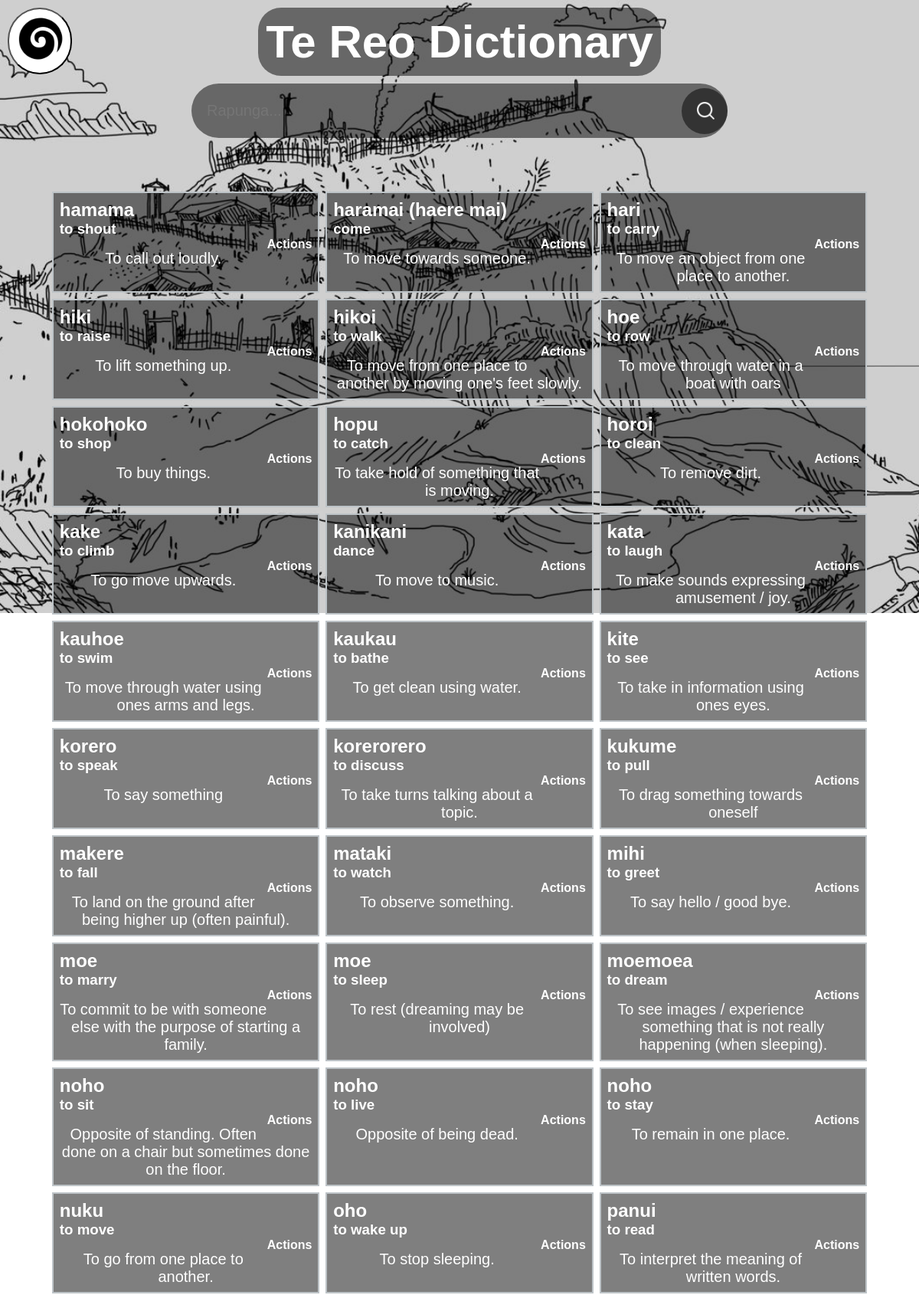
Page /full (upper part) on the committed database.
### tables this page shows
CREATE TABLE "FullDictionary"
(
    id         integer not null
        constraint FullDictionary_pk
            primary key autoincrement,
    Maori      varchar(25),
    English    varchar(30),
    Category   varchar(50),
    Definition varchar(150),
    YearLevel  int(2)
, cat_id integer);

### app.py (the view)
@app.route('/full')
def render_fulldictionary():
    con = create_connection(DATABASE)
    query = "SELECT Maori, English, Category, Definition, YearLevel FROM FullDictionary"
    cur = con.cursor()
    cur.execute(query)
    dictionary = cur.fetchall()
    con.close()
    print(dictionary)
    return render_template('full.html', fulldictionary=dictionary)

### app.py (called while the page is built)
def create_connection(db_file):
    try:
        connection = sqlite3.connect(db_file)
        return(connection)
    except Error as e:
        print(e)
    return None

### templates/full.html
{% extends 'base.html' %}
{% block search %}
        <form method="POST" action="/search" class="search-bar-nonhome">
            <input type="text" placeholder="Rapunga..." name="search" id="search">
        <button type="submit"><img src="/static/images/search.png"></button>
    </form>
{% endblock %}
{% block main %}
    <div class="dictionary">
        {% for words in fulldictionary %}
            <div class="word-box">
                <div class="word-box-word">
                    <h2>{{ words[0] }}</h2>
                    <h3>{{ words[1] }}</h3>
                    <h4 style="float:right">{{ words[2] }}</h4>
                </div>
                <div class="word-box-definition">
                    <p>{{ words[3] }}</p>
                </div>
            </div>
        {% endfor %}
    </div>
{% endblock  %}

### templates/base.html (shortened to what this page needs)
<!DOCTYPE html>
<html lang="en">
<head>
    <link href="{{ url_for('static', filename='style.css') }}" rel="stylesheet">
</head>
<body>
<div class ="headingbanner">
        <h1 style="padding: 10px">Te Reo Dictionary</h1>
        <button onclick="openNav()" class="NavButton"><img src="/static/images/logo.png" style="width: 80px; height: 80px;"></button>
</div>
<div class="headingbanner">
    {% block search %}
    {% endblock %}
</div>
<div class="container">
    {% block main %}
    {% endblock %}
</div>
</body>
</html>

### static/style.css (style rules this page uses)
* { font-family: 'Helvetica', 'Arial', sans-serif; padding: 0; margin: 0; }
p { font-family: 'Helvetica', 'Arial', sans-serif; font-size: 20px; font-weight: normal; text-align: center; }
.headingbanner { display: flex; font-weight: bold; font-family: 'Helvetica', 'Arial', sans-serif;; background-color: transparent; position: relative; justify-content: center; margin: 10px; }
body { background-image: url("/static/images/background.jpg"); background-repeat: no-repeat; background-size: cover; background-position: center; }
h1 { font-size: 60px; padding: 10px; background-color: rgba(0,0,0,.5); border-radius: 30px; align-items: center; text-align: center; color: white; }
.NavButton { position: absolute; left: 0; border-radius: 50px; background-color: white; }
.container { width: 90%; min-height: 63vh; padding: 5%; background: transparent; display: flex; align-items: center; justify-content: center; }
.dictionary { display: flex; flex-wrap: wrap; justify-content: space-evenly; }
.word-box { width: 32%; border: 2px solid rgba(189, 195, 199, 1.0); color: white; margin-bottom: 0.5rem; background-color: rgba(0,0,0,.5); }
.word-box-word { padding: 0.5rem; }
.word-box-definition { padding: 0.5rem; }
.search-bar-nonhome { width: 100%; max-width: 700px; background-color: rgba(0,0,0,.5); display: flex; align-items: center; border-radius:60px; color: white; }
.search-bar-nonhome input { background: transparent; flex: 1; border: 0; outline: none; padding: 24px 20px; font-size: 20px; color: white; }
.search-bar-nonhome button img { width: 25px; }
.search-bar-nonhome button { border:0; border-radius: 50%; width:60px; height:60px; background-color: rgba(0,0,0,.5);; }

### rows in the picture
FullDictionary: Maori "hamama", English "to shout", Category "Actions", Definition "To call out loudly."
FullDictionary: Maori "haramai (haere mai)", English "come", Category "Actions", Definition "To move towards someone."
FullDictionary: Maori "hari", English "to carry", Category "Actions", Definition "To move an object from one place to another."
FullDictionary: Maori "hiki", English "to raise", Category "Actions", Definition "To lift something up."
FullDictionary: Maori "hikoi", English "to walk", Category "Actions", Definition "To move from one place to another by moving one's feet slowly."
FullDictionary: Maori "hoe", English "to row", Category "Actions", Definition "To move through water in a boat with oars"
FullDictionary: Maori "hokohoko", English "to shop", Category "Actions", Definition "To buy things."
FullDictionary: Maori "hopu", English "to catch", Category "Actions", Definition "To take hold of something that is moving."
FullDictionary: Maori "horoi", English "to clean", Category "Actions", Definition "To remove dirt."
FullDictionary: Maori "kake", English "to climb", Category "Actions", Definition "To go move upwards."
FullDictionary: Maori "kanikani", English "dance", Category "Actions", Definition "To move to music."
FullDictionary: Maori "kata", English "to laugh", Category "Actions", Definition "To make sounds expressing amusement / joy."
FullDictionary: Maori "kauhoe", English "to swim", Category "Actions", Definition "To move through water using ones arms and legs."
FullDictionary: Maori "kaukau", English "to bathe", Category "Actions", Definition "To get clean using water."
FullDictionary: Maori "kite", English "to see", Category "Actions", Definition "To take in information using ones eyes."
FullDictionary: Maori "korero", English "to speak", Category "Actions", Definition "To say something"
FullDictionary: Maori "korerorero", English "to discuss", Category "Actions", Definition "To take turns talking about a topic."
FullDictionary: Maori "kukume", English "to pull", Category "Actions", Definition "To drag something towards oneself"
FullDictionary: Maori "makere", English "to fall", Category "Actions", Definition "To land on the ground after being higher up (often painful)."
FullDictionary: Maori "mataki", English "to watch", Category "Actions", Definition "To observe something."
FullDictionary: Maori "mihi", English "to greet", Category "Actions", Definition "To say hello / good bye."
FullDictionary: Maori "moe", English "to marry", Category "Actions", Definition "To commit to be with someone else with the purpose of starting a family."
FullDictionary: Maori "moe", English "to sleep", Category "Actions", Definition "To rest (dreaming may be involved)"
FullDictionary: Maori "moemoea", English "to dream", Category "Actions", Definition "To see images / experience something that is not really happening (when sleeping)."
FullDictionary: Maori "noho", English "to sit", Category "Actions", Definition "Opposite of standing. Often done on a chair but sometimes done on the floor."
FullDictionary: Maori "noho", English "to live", Category "Actions", Definition "Opposite of being dead."
FullDictionary: Maori "noho", English "to stay", Category "Actions", Definition "To remain in one place."
FullDictionary: Maori "nuku", English "to move", Category "Actions", Definition "To go from one place to another."
FullDictionary: Maori "oho", English "to wake up", Category "Actions", Definition "To stop sleeping."
FullDictionary: Maori "panui", English "to read", Category "Actions", Definition "To interpret the meaning of written words."
